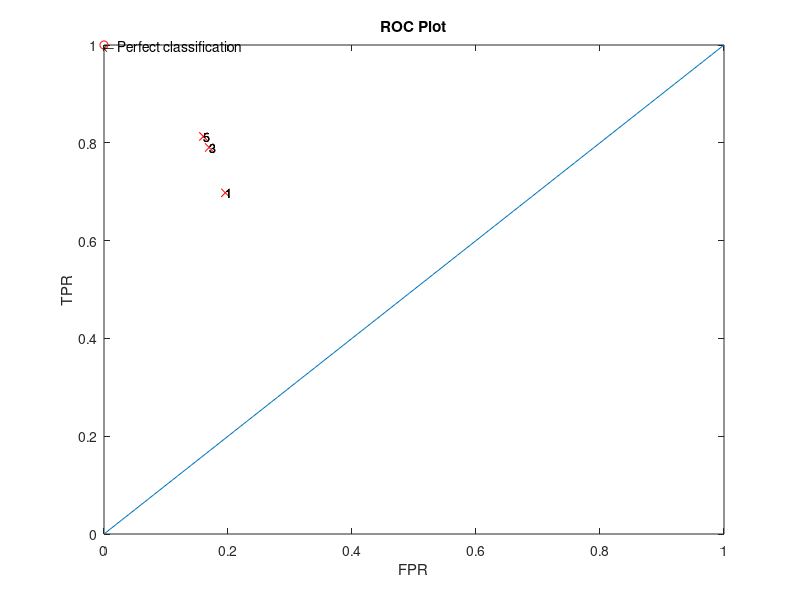

Write MATLAB code to recreate this figure.
% K-Nearest Neighbor
% Done by Maryam Hosseinkord
% Date: 20/12/2013

clear
clc

disp('DataSet: Statlog Heart');
disp('Numbers displayed below, are the average results of 10 runs:');
disp('   ');

KK=[1 3 5]; % K-NN Parameter
load Heart.dat
[m,n] = size(Heart);


% Dataset re-arrangement
Vect =  randperm(270);%load('test vector.txt');
DataSet = zeros(m,n);
for i=1:m
    DataSet(i,:)=Heart(Vect(i),:);
    
end


for nearest=1:3
    
K=KK(nearest);

if K==1
    disp('Classifier: 1-NN');
elseif K==3
     disp('Classifier: 3-NN');
else
     disp('Classifier: 5-NN');
end



% 10 fold cross validation
Part= m/10;

for i=1:10 %run
    tic

    FP=0;
    FN=0;
    TP=0;
    TN=0;
        
    TrainSet = DataSet;
    TestSet = DataSet(Part*(i-1)+1 :Part*i, :);
    TestInput = TestSet(:,1:13);
    TestTarget = TestSet(:,14);
    TrainSet(Part*(i-1)+1 :Part*i, :)=[];
    TrainInput = TrainSet(:,1:13);
    TrainTarget = TrainSet(:,14);
    
    for j= 1:27 
        
          for z= 1: 243
              diff= TestInput(j,:)- TrainInput(z,:);
              Distance(z)=sqrt(sum(diff .^2));
          end
        
          Dist=Distance;
          for k=1: K
              a=min(Dist);
              temp=find(Distance(:,:)== min(Dist));
              Index(k)=temp(1,1);
              b = find(Dist(:,:)== min(Dist));
              Dist(:,b)=[];
          end
    
          DecisionGroup = TrainTarget(Index);
          Class=[0 0];
          for l=1: K
              switch DecisionGroup(l)
                   case 0
                      Class(1)=Class(1) + 1;
                   case 1
                      Class(2)=Class(2) + 1;
              end
          end
    
          Max=max(Class);
          Ind=find(Class(:,:)==Max);
          OutPut(j)=Ind(1,1)-1;
        
    end 
        
     
   % Hypothesis Evaluation:
   AccVect=TestTarget-OutPut';
     
   for count= 1:27
       if AccVect(count)==-1
           FP=FP+1;
       elseif AccVect(count)==1
           FN=FN+1;
       elseif AccVect(count)==0
             if TestTarget(count)==1
                 TP=TP+1;
             else
                 TN=TN+1;
             end
       end
   end
   
   ti(i)=toc; 
   MCC(i)=((TP*TN)-(FP*FN))/sqrt((TP+FP)*(TP+FN)*(TN+FP)*(TN+FN));
   F1(i)= (2*TP)/((2*TP)+FP+FN);
   ACC(i)= (TP+TN)/(TP+FP+TN+FN);
   Sens(i)= TP/(TP+FN);
   Spec(i)= TN/(TN+FP);
   
end % end of run

Mean= mean(ACC);
STD=std(ACC);
Time= mean(ti);
MCC=mean(MCC);
F1=mean(F1);
Sensitivity=mean(Sens);
Specificity=mean(Spec);


Result=[Mean STD MCC F1 Sensitivity Specificity Time];
disp('     Mean       Std       MCC       F1       Sens      Spec      Time');
disp(Result)


TPR(nearest)=Sensitivity;
FPR(nearest)=1-Specificity;

end

jj=[1,3,5];
figure;
x=0:0.01:1;
y=0:0.01:1;
plot(x,y,'-');
hold on;
plot(0,1,'or');
text(0,1, ['\leftarrow Perfect classification'])
hold on;
for i=1:3
    plot(FPR(i),TPR(i),'xr');  
    
    for i=1:3
        text(FPR(i), TPR(i), [ num2str(jj(i))  ],'FontSize', 9);
        
    end
    hold on;
end

axis([0 1 0 1]);
title('ROC Plot');
xlabel('FPR');
ylabel('TPR');